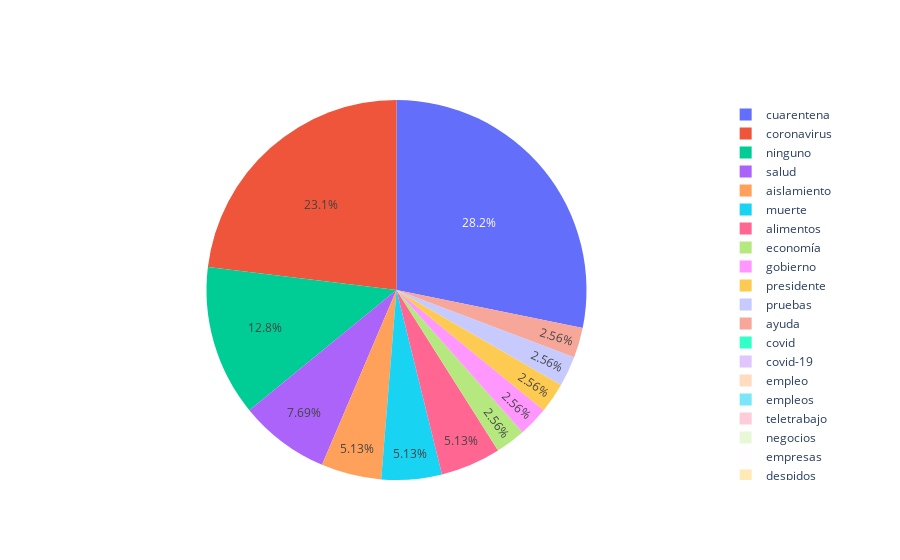

Write notebook code for a chart like this one.
### Code cell
fig.show()

### Figure 1 — Plotly figure (JSON) as saved in the notebook; plotly's stock layout.template omitted (floating-point values rounded to 4 significant figures)
{"data": [{"labels": ["covid", "covid-19", "coronavirus ", "aislamiento", "cuarentena", "empleo", "empleos", "teletrabajo", "negocios", "empresas", "despidos", "trabajo remoto", "economía", "industria", "muerte", "gobierno", "presidente", "pruebas", "contagio", "educación", "liquidéz", "confinamiento", "e-commerce", "comercio electrónico", "subsidio", "ayuda", "miedo", "alimentación", "alimentos", "salud ", "ninguno"], "textposition": "inside", "type": "pie", "values": [0, 0, 9, 2, 11, 0, 0, 0, 0, 0, 0, 0, 1, 0, 2, 1, 1, 1, 0, 0, 0, 0, 0, 0, 0, 1, 0, 0, 2, 3, 5]}], "layout": {}}
